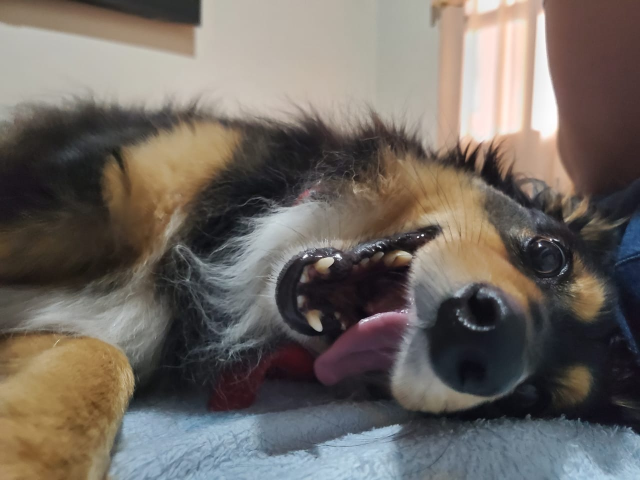
#> input picture Scripts/2.data/tito.jpg, 1280 x 960 px, given in place of the camera (shown at 1/2 size)
$ jupyter execute --allow-errors 8_FiltroFFTVideo.ipynb   (shell and % lines are left out)   (older library calls are emulated)   (text cells are left out)
#> lines starting #> are read from the running program, lines starting #| are printed output that depends on the picture
[cell 1]
import os
import matplotlib.pyplot as plt
import numpy as np
import scipy.fftpack as fft

[cell 2]
from mpl_toolkits.mplot3d import Axes3D
from matplotlib import cm


beta = 255
# Creamos un filtro pasa bajas gaussiano de dimensiones 512x512
F1=np.arange(-256,256,1)
F2=np.arange(-256,256,1)
[X,Y]=np.meshgrid(F1,F2)
R=np.sqrt(X**2+Y**2)
R=R/np.max(R)
sigma = 0.1

# Filtro pasa bajas con función gaussiana
Filt_Im = np.exp(-(R**2)/(2*sigma**2))


# Graficamos el filtro en 2D
fig = plt.figure(figsize=(4, 4))
plt.imshow(Filt_Im)
plt.show()
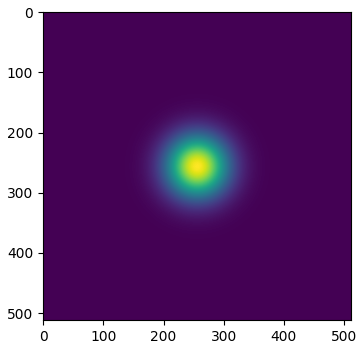
#> figure drawn by matplotlib, 1 panel

# Graficamos el filtro en 3D
fig = plt.figure(figsize=(4, 4))
#> (the rest of this cell did not finish here and is left out)

[cell 3]
from mpl_toolkits.mplot3d import Axes3D
from matplotlib import cm


beta = 1

# Creamos un filtro pasa altas gaussiano de dimensiones 512x512
F1=np.arange(-256,256,1)
F2=np.arange(-256,256,1)
[X,Y]=np.meshgrid(F1,F2)
R=np.sqrt(X**2+Y**2)
R=R/np.max(R)
sigma = 0.2

# Filtro pasa altas con función gaussiana
Filt_Im = 1-np.exp(-(R**2)/(2*sigma**2))


# Graficamos el filtro en 2D

plt.figure(figsize = (4,4))
plt.imshow(Filt_Im)
plt.show()
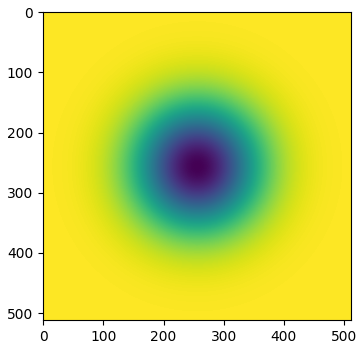
#> figure drawn by matplotlib, 1 panel

# Graficamos el filtro en 3D
fig = plt.figure(figsize=(4, 4))
#> (the rest of this cell did not finish here and is left out)

[cell 4]
import cv2

# Tomamos la referencia de la cámara
camera = cv2.VideoCapture(0)

while(True):
    # Leemos un frame de la cámara
    _, frame = camera.read()
#> frame is the input picture: shape (960, 1280, 3); mean B, G, R 97.9, 104.1, 111.2

    # Redimensionamos la imagen a 512x512
    image = cv2.resize(frame,(512,512))
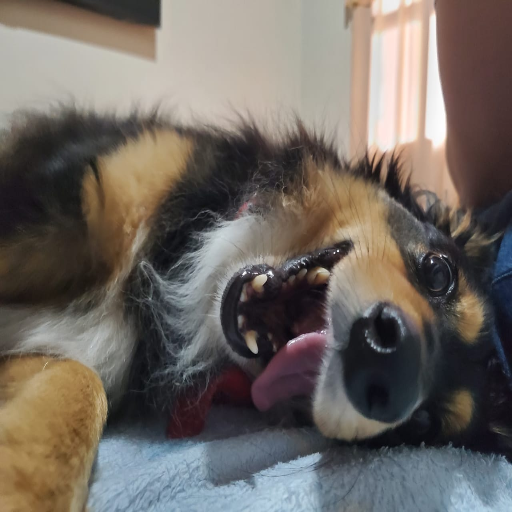
#> image: shape (512, 512, 3); mean B, G, R 97.9, 104, 111.1
    # Convertimos la imagen a escala de grises (Un plano de color)
    gray_image=cv2.cvtColor(image,cv2.COLOR_RGB2GRAY)
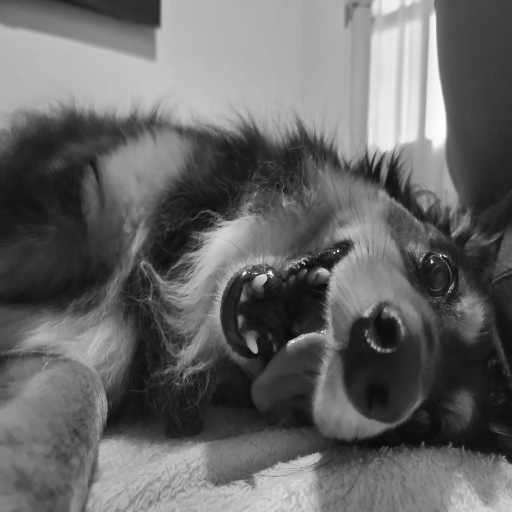
#> gray_image: shape (512, 512); min 8, max 254, mean 103
    # Establecemos el tipo de dato de intensidad como float
    gray_f=np.float64(gray_image)

    # Calculamos la transformada discreta de fourier 2D
    Fimg=fft.fft2(gray_f)

    # Movemos el origen al centro de la imagen (bajas frecuencias)
    Fsh_Image=fft.fftshift(Fimg)

    # Aplicamos el filtro gaussiano al espectro de la imagen (Imagen x Máscara)
    FFt_filtered=Fsh_Image*Filt_Im

    # Recuperamos la imagen calculando la transformada inversa de fourier del espectro ya filtrado
    ImageFiltered = fft.ifft2(fft.ifftshift(FFt_filtered))

    # Normalizamos las imagenes para mostrarlas en pantalla
    Fsh_ImageN = cv2.normalize(abs(Fsh_Image), None, alpha = 0, beta = 255, norm_type = cv2.NORM_MINMAX, dtype = cv2.CV_32F)
    FFt_filteredN = cv2.normalize(abs(FFt_filtered), None, alpha = 0, beta = beta, norm_type = cv2.NORM_MINMAX, dtype = cv2.CV_32F)
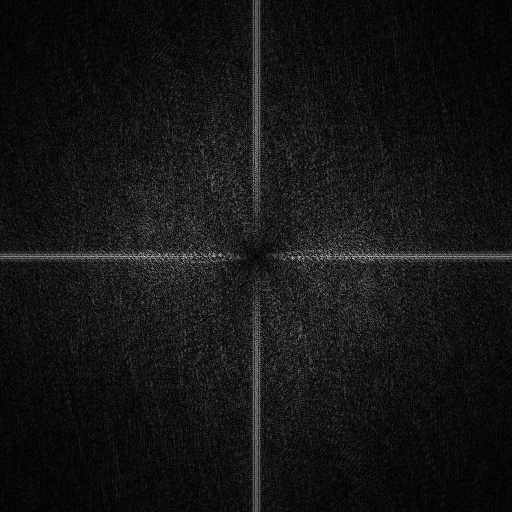
#> FFt_filteredN: shape (512, 512) float32; min 0, max 1, mean 0.0854
    ImageFilteredN = cv2.normalize(abs(ImageFiltered), None, alpha = 0, beta = 255, norm_type = cv2.NORM_MINMAX, dtype = cv2.CV_8U)
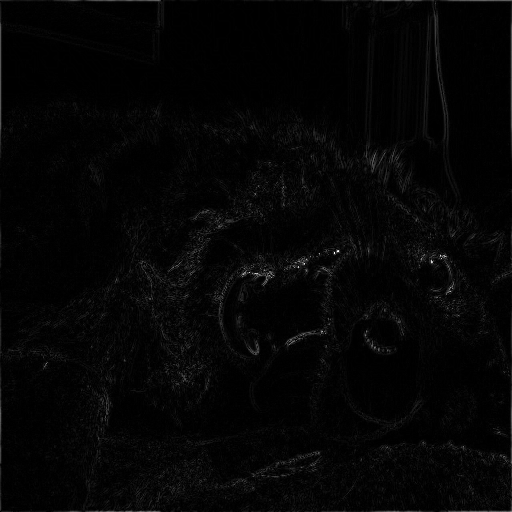
#> ImageFilteredN: shape (512, 512); min 0, max 255, mean 4.8

    # Mostramos las imagenes en pantalla
    cv2.imshow("Filtrada", ImageFilteredN)
    cv2.imshow("Camara", image)
    cv2.imshow("Espectro", Fsh_ImageN)
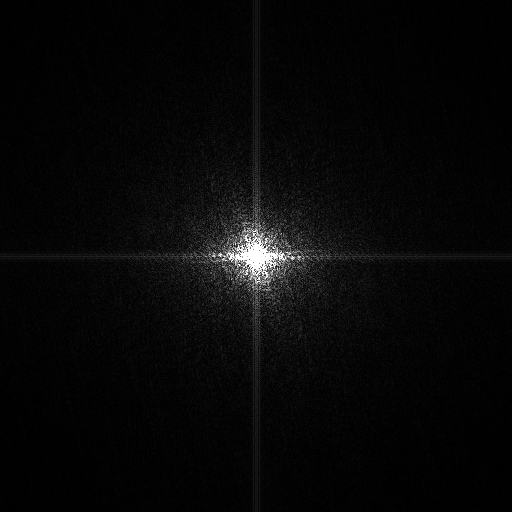
#> window 'Espectro': shape (512, 512); min 0, max 255, mean 7.8
    cv2.imshow("Espectro Filtrado", FFt_filteredN)

    key = cv2.waitKey(1)
#> (key q is pressed here)

    # Salir de la captura de video si presionamos 'q'
    if key & 0xFF == ord("q"):
        break

camera.release()
cv2.destroyAllWindows()
